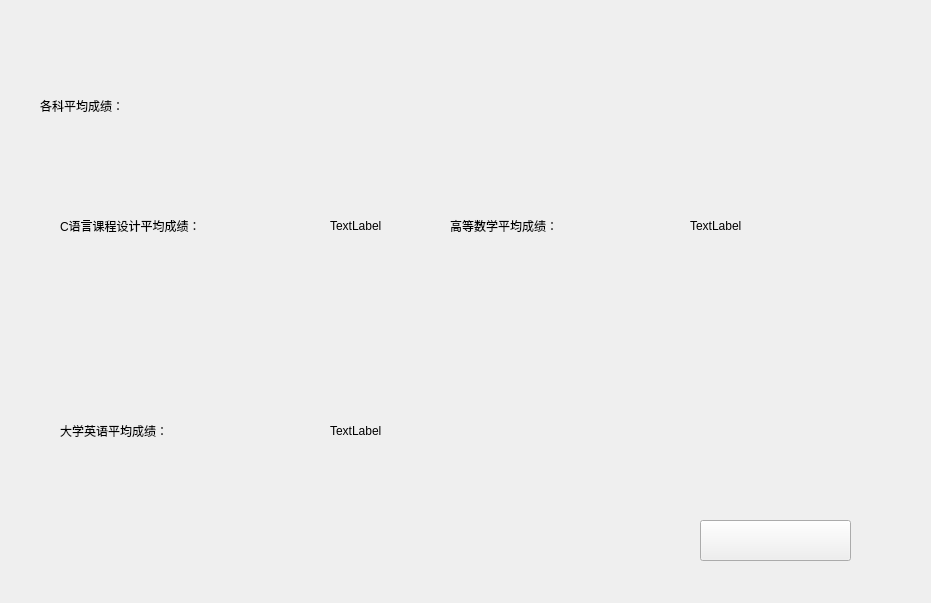
<?xml version="1.0" encoding="UTF-8"?>
<ui version="4.0">
 <class>CalculationPage</class>
 <widget class="QWidget" name="CalculationPage">
  <property name="geometry">
   <rect>
    <x>0</x>
    <y>0</y>
    <width>931</width>
    <height>603</height>
   </rect>
  </property>
  <property name="windowTitle">
   <string>CalculationPage</string>
  </property>
  <widget class="QLabel" name="label">
   <property name="geometry">
    <rect>
     <x>40</x>
     <y>60</y>
     <width>411</width>
     <height>91</height>
    </rect>
   </property>
   <property name="styleSheet">
    <string notr="true">font: 34pt &quot;华文楷体&quot;;</string>
   </property>
   <property name="text">
    <string>各科平均成绩：</string>
   </property>
  </widget>
  <widget class="QLabel" name="label_2">
   <property name="geometry">
    <rect>
     <x>60</x>
     <y>170</y>
     <width>271</width>
     <height>111</height>
    </rect>
   </property>
   <property name="styleSheet">
    <string notr="true">font: 18pt &quot;华文楷体&quot;;</string>
   </property>
   <property name="text">
    <string>C语言课程设计平均成绩：</string>
   </property>
  </widget>
  <widget class="QLabel" name="label_3">
   <property name="geometry">
    <rect>
     <x>330</x>
     <y>180</y>
     <width>121</width>
     <height>91</height>
    </rect>
   </property>
   <property name="styleSheet">
    <string notr="true">font: 18pt &quot;华文楷体&quot;;</string>
   </property>
   <property name="text">
    <string>TextLabel</string>
   </property>
  </widget>
  <widget class="QLabel" name="label_4">
   <property name="geometry">
    <rect>
     <x>450</x>
     <y>170</y>
     <width>271</width>
     <height>111</height>
    </rect>
   </property>
   <property name="styleSheet">
    <string notr="true">font: 18pt &quot;华文楷体&quot;;</string>
   </property>
   <property name="text">
    <string>高等数学平均成绩：</string>
   </property>
  </widget>
  <widget class="QLabel" name="label_5">
   <property name="geometry">
    <rect>
     <x>690</x>
     <y>180</y>
     <width>171</width>
     <height>91</height>
    </rect>
   </property>
   <property name="styleSheet">
    <string notr="true">font: 18pt &quot;华文楷体&quot;;</string>
   </property>
   <property name="text">
    <string>TextLabel</string>
   </property>
  </widget>
  <widget class="QLabel" name="label_6">
   <property name="geometry">
    <rect>
     <x>60</x>
     <y>390</y>
     <width>241</width>
     <height>81</height>
    </rect>
   </property>
   <property name="styleSheet">
    <string notr="true">font: 18pt &quot;华文楷体&quot;;</string>
   </property>
   <property name="text">
    <string>大学英语平均成绩：</string>
   </property>
  </widget>
  <widget class="QLabel" name="label_7">
   <property name="geometry">
    <rect>
     <x>330</x>
     <y>390</y>
     <width>151</width>
     <height>81</height>
    </rect>
   </property>
   <property name="styleSheet">
    <string notr="true">font: 18pt &quot;华文楷体&quot;;</string>
   </property>
   <property name="text">
    <string>TextLabel</string>
   </property>
  </widget>
  <widget class="QPushButton" name="pushButton">
   <property name="geometry">
    <rect>
     <x>700</x>
     <y>520</y>
     <width>151</width>
     <height>41</height>
    </rect>
   </property>
   <property name="styleSheet">
    <string notr="true">font: 18pt &quot;华文楷体&quot;;</string>
   </property>
   <property name="text">
    <string/>
   </property>
  </widget>
  <widget class="QLabel" name="label_8">
   <property name="geometry">
    <rect>
     <x>-20</x>
     <y>-20</y>
     <width>971</width>
     <height>641</height>
    </rect>
   </property>
   <property name="text">
    <string/>
   </property>
   <property name="pixmap">
    <pixmap>background.jpg</pixmap>
   </property>
  </widget>
  <zorder>label_8</zorder>
  <zorder>label</zorder>
  <zorder>label_2</zorder>
  <zorder>label_3</zorder>
  <zorder>label_4</zorder>
  <zorder>label_5</zorder>
  <zorder>label_6</zorder>
  <zorder>label_7</zorder>
  <zorder>pushButton</zorder>
 </widget>
 <layoutdefault spacing="6" margin="11"/>
 <resources/>
 <connections/>
</ui>
